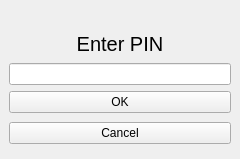
<?xml version="1.0" encoding="UTF-8"?>
<ui version="4.0">
 <class>Poweroff_ui</class>
 <widget class="QWidget" name="Poweroff_ui">
  <property name="geometry">
   <rect>
    <x>0</x>
    <y>0</y>
    <width>240</width>
    <height>159</height>
   </rect>
  </property>
  <property name="windowTitle">
   <string>Form</string>
  </property>
  <widget class="QWidget" name="">
   <property name="geometry">
    <rect>
     <x>9</x>
     <y>9</y>
     <width>222</width>
     <height>135</height>
    </rect>
   </property>
   <layout class="QVBoxLayout" name="verticalLayout">
    <item>
     <spacer name="verticalSpacer_3">
      <property name="orientation">
       <enum>Qt::Vertical</enum>
      </property>
      <property name="sizeHint" stdset="0">
       <size>
        <width>20</width>
        <height>40</height>
       </size>
      </property>
     </spacer>
    </item>
    <item>
     <widget class="QLabel" name="pin_lbl">
      <property name="font">
       <font>
        <pointsize>15</pointsize>
       </font>
      </property>
      <property name="text">
       <string>Enter PIN</string>
      </property>
      <property name="alignment">
       <set>Qt::AlignCenter</set>
      </property>
     </widget>
    </item>
    <item>
     <spacer name="verticalSpacer">
      <property name="orientation">
       <enum>Qt::Vertical</enum>
      </property>
      <property name="sizeType">
       <enum>QSizePolicy::Fixed</enum>
      </property>
      <property name="sizeHint" stdset="0">
       <size>
        <width>20</width>
        <height>1</height>
       </size>
      </property>
     </spacer>
    </item>
    <item>
     <widget class="QLineEdit" name="pin_input"/>
    </item>
    <item>
     <widget class="QPushButton" name="poweroff_btn">
      <property name="text">
       <string>OK</string>
      </property>
     </widget>
    </item>
    <item>
     <spacer name="verticalSpacer_4">
      <property name="orientation">
       <enum>Qt::Vertical</enum>
      </property>
      <property name="sizeType">
       <enum>QSizePolicy::Fixed</enum>
      </property>
      <property name="sizeHint" stdset="0">
       <size>
        <width>20</width>
        <height>3</height>
       </size>
      </property>
     </spacer>
    </item>
    <item>
     <widget class="QPushButton" name="cancel_btn">
      <property name="text">
       <string>Cancel</string>
      </property>
     </widget>
    </item>
   </layout>
  </widget>
 </widget>
 <resources/>
 <connections/>
</ui>
